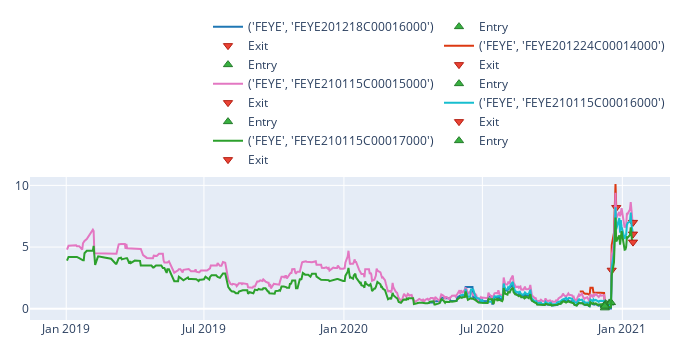

The notebook cell this image was saved under:
### Code cell
symbol = 'FEYE'
contract_symbols = [c for c in df_tmp.columns if symbol in c]
contract_symbol = contract_symbols[0]
fig = df_tmp[contract_symbol].dropna().vbt.plot(trace_kwargs=dict(name=f'{contract_symbol}'))
fig = entry_df.loc[df_tmp[contract_symbol].dropna().index,contract_symbol].vbt.signals.plot_as_entry_markers(df_tmp[contract_symbol].dropna(), fig=fig)
fig = exit_df.loc[df_tmp[contract_symbol].dropna().index,contract_symbol].vbt.signals.plot_as_exit_markers(df_tmp[contract_symbol].dropna(), fig=fig)

for contract_symbol in contract_symbols[1:]:
    fig = df_tmp[contract_symbol].dropna().vbt.plot(trace_kwargs=dict(name=f'{contract_symbol}'), fig=fig)
    fig = entry_df.loc[df_tmp[contract_symbol].dropna().index,contract_symbol].vbt.signals.plot_as_entry_markers(df_tmp[contract_symbol].dropna(), fig=fig)
    fig = exit_df.loc[df_tmp[contract_symbol].dropna().index,contract_symbol].vbt.signals.plot_as_exit_markers(df_tmp[contract_symbol].dropna(), fig=fig)

fig.show()

### Figure 1 — Plotly figure (JSON) as saved in the notebook; plotly's stock layout.template omitted (floating-point values rounded to 4 significant figures; data arrays with more than 128 entries replaced by an {"elided": "..."} marker saying what was removed)
{"data": [{"name": "('FEYE', 'FEYE201218C00016000')", "showlegend": true, "type": "scatter", "uid": "d2488220-f6e4-4eb8-af88-12fd0ed4126d", "x": {"elided": "169 str values"}, "y": {"elided": "169 float values"}}, {"marker": {"color": "#37B13F", "line": {"color": "rgb(38,123,44)", "width": 1}, "size": 8, "symbol": "triangle-up"}, "mode": "markers", "name": "Entry", "showlegend": true, "type": "scatter", "uid": "d225e9e2-293a-47d8-ac3e-98263f777e87", "x": {"elided": "169 str values"}, "y": {"elided": "169 float values"}}, {"marker": {"color": "#EA4335", "line": {"color": "rgb(181,31,18)", "width": 1}, "size": 8, "symbol": "triangle-down"}, "mode": "markers", "name": "Exit", "showlegend": true, "type": "scatter", "uid": "8102aaf2-8ad5-447c-8a19-9b6ceaaf9514", "x": {"elided": "169 str values"}, "y": {"elided": "169 float values"}}, {"name": "('FEYE', 'FEYE201224C00014000')", "showlegend": true, "type": "scatter", "uid": "1165f496-9a4c-4eb8-b1cd-cffe27c3f957", "x": ["2020-11-06T00:00:00", "2020-11-09T00:00:00", "2020-11-10T00:00:00", "2020-11-11T00:00:00", "2020-11-12T00:00:00", "2020-11-13T00:00:00", "2020-11-16T00:00:00", "2020-11-17T00:00:00", "2020-11-18T00:00:00", "2020-11-19T00:00:00", "2020-11-20T00:00:00", "2020-11-23T00:00:00", "2020-11-24T00:00:00", "2020-11-25T00:00:00", "2020-11-27T00:00:00", "2020-11-30T00:00:00", "2020-12-01T00:00:00", "2020-12-02T00:00:00", "2020-12-03T00:00:00", "2020-12-04T00:00:00", "2020-12-07T00:00:00", "2020-12-08T00:00:00", "2020-12-09T00:00:00", "2020-12-10T00:00:00", "2020-12-11T00:00:00", "2020-12-14T00:00:00", "2020-12-15T00:00:00", "2020-12-16T00:00:00", "2020-12-17T00:00:00", "2020-12-18T00:00:00", "2020-12-21T00:00:00", "2020-12-22T00:00:00", "2020-12-23T00:00:00", "2020-12-24T00:00:00"], "y": [1.4, 1.4, 1.4, 1.29, 1.22, 1.22, 1.22, 1.15, 1.15, 1.15, 1.7, 1.7, 1.31, 1.31, 1.31, 1.31, 1.28, 1.28, 1.28, 1.28, 1.28, 1.28, 0.42, 0.4, 0.45, 0.32, 0.47, 0.68, 0.54, 5.15, 6.15, 8.4, 10.1, 8.2]}, {"marker": {"color": "#37B13F", "line": {"color": "rgb(38,123,44)", "width": 1}, "size": 8, "symbol": "triangle-up"}, "mode": "markers", "name": "Entry", "showlegend": true, "type": "scatter", "uid": "8630fc46-63c9-40b0-94ea-cc14b08c6111", "x": ["2020-11-06T00:00:00", "2020-11-09T00:00:00", "2020-11-10T00:00:00", "2020-11-11T00:00:00", "2020-11-12T00:00:00", "2020-11-13T00:00:00", "2020-11-16T00:00:00", "2020-11-17T00:00:00", "2020-11-18T00:00:00", "2020-11-19T00:00:00", "2020-11-20T00:00:00", "2020-11-23T00:00:00", "2020-11-24T00:00:00", "2020-11-25T00:00:00", "2020-11-27T00:00:00", "2020-11-30T00:00:00", "2020-12-01T00:00:00", "2020-12-02T00:00:00", "2020-12-03T00:00:00", "2020-12-04T00:00:00", "2020-12-07T00:00:00", "2020-12-08T00:00:00", "2020-12-09T00:00:00", "2020-12-10T00:00:00", "2020-12-11T00:00:00", "2020-12-14T00:00:00", "2020-12-15T00:00:00", "2020-12-16T00:00:00", "2020-12-17T00:00:00", "2020-12-18T00:00:00", "2020-12-21T00:00:00", "2020-12-22T00:00:00", "2020-12-23T00:00:00", "2020-12-24T00:00:00"], "y": [null, null, null, null, null, null, null, null, null, null, null, null, null, null, null, null, null, null, null, null, null, null, null, null, null, null, 0.47, null, null, null, null, null, null, null]}, {"marker": {"color": "#EA4335", "line": {"color": "rgb(181,31,18)", "width": 1}, "size": 8, "symbol": "triangle-down"}, "mode": "markers", "name": "Exit", "showlegend": true, "type": "scatter", "uid": "398dd2c4-6e7f-43de-aca7-e40d6ea6f85e", "x": ["2020-11-06T00:00:00", "2020-11-09T00:00:00", "2020-11-10T00:00:00", "2020-11-11T00:00:00", "2020-11-12T00:00:00", "2020-11-13T00:00:00", "2020-11-16T00:00:00", "2020-11-17T00:00:00", "2020-11-18T00:00:00", "2020-11-19T00:00:00", "2020-11-20T00:00:00", "2020-11-23T00:00:00", "2020-11-24T00:00:00", "2020-11-25T00:00:00", "2020-11-27T00:00:00", "2020-11-30T00:00:00", "2020-12-01T00:00:00", "2020-12-02T00:00:00", "2020-12-03T00:00:00", "2020-12-04T00:00:00", "2020-12-07T00:00:00", "2020-12-08T00:00:00", "2020-12-09T00:00:00", "2020-12-10T00:00:00", "2020-12-11T00:00:00", "2020-12-14T00:00:00", "2020-12-15T00:00:00", "2020-12-16T00:00:00", "2020-12-17T00:00:00", "2020-12-18T00:00:00", "2020-12-21T00:00:00", "2020-12-22T00:00:00", "2020-12-23T00:00:00", "2020-12-24T00:00:00"], "y": [null, null, null, null, null, null, null, null, null, null, null, null, null, null, null, null, null, null, null, null, null, null, null, null, null, null, null, null, null, null, null, null, null, 8.2]}, {"name": "('FEYE', 'FEYE210115C00015000')", "showlegend": true, "type": "scatter", "uid": "94ae115a-a4ce-4c72-a675-b2b43f02354c", "x": {"elided": "436 str values"}, "y": {"elided": "436 float values"}}, {"marker": {"color": "#37B13F", "line": {"color": "rgb(38,123,44)", "width": 1}, "size": 8, "symbol": "triangle-up"}, "mode": "markers", "name": "Entry", "showlegend": true, "type": "scatter", "uid": "f1b60c85-0f2f-45b6-9fc3-89a02a53575c", "x": {"elided": "436 str values"}, "y": {"elided": "436 float values"}}, {"marker": {"color": "#EA4335", "line": {"color": "rgb(181,31,18)", "width": 1}, "size": 8, "symbol": "triangle-down"}, "mode": "markers", "name": "Exit", "showlegend": true, "type": "scatter", "uid": "adcf326e-2001-451b-b7e4-2333697213c9", "x": {"elided": "436 str values"}, "y": {"elided": "436 int values"}}, {"name": "('FEYE', 'FEYE210115C00016000')", "showlegend": true, "type": "scatter", "uid": "70406e2b-30f1-409c-9652-c894ea4bc774", "x": {"elided": "159 str values"}, "y": {"elided": "159 float values"}}, {"marker": {"color": "#37B13F", "line": {"color": "rgb(38,123,44)", "width": 1}, "size": 8, "symbol": "triangle-up"}, "mode": "markers", "name": "Entry", "showlegend": true, "type": "scatter", "uid": "17f1ae9c-916e-4667-9b36-ca2eb1c62bdf", "x": {"elided": "159 str values"}, "y": {"elided": "159 float values"}}, {"marker": {"color": "#EA4335", "line": {"color": "rgb(181,31,18)", "width": 1}, "size": 8, "symbol": "triangle-down"}, "mode": "markers", "name": "Exit", "showlegend": true, "type": "scatter", "uid": "f58212ff-debd-4278-9409-d5f53c08f192", "x": {"elided": "159 str values"}, "y": {"elided": "159 float values"}}, {"name": "('FEYE', 'FEYE210115C00017000')", "showlegend": true, "type": "scatter", "uid": "7c0f5faa-9bac-4e9c-9525-a9bc280b2567", "x": {"elided": "436 str values"}, "y": {"elided": "436 float values"}}, {"marker": {"color": "#37B13F", "line": {"color": "rgb(38,123,44)", "width": 1}, "size": 8, "symbol": "triangle-up"}, "mode": "markers", "name": "Entry", "showlegend": true, "type": "scatter", "uid": "274af83a-21ce-46a4-adf6-62b2344b1b1e", "x": {"elided": "436 str values"}, "y": {"elided": "436 float values"}}, {"marker": {"color": "#EA4335", "line": {"color": "rgb(181,31,18)", "width": 1}, "size": 8, "symbol": "triangle-down"}, "mode": "markers", "name": "Exit", "showlegend": true, "type": "scatter", "uid": "fc76e1b8-b105-4c2d-9ea5-5f7044b5fd16", "x": {"elided": "436 str values"}, "y": {"elided": "436 float values"}}], "layout": {"height": 350, "legend": {"orientation": "h", "traceorder": "normal", "x": 1, "xanchor": "right", "y": 1.02, "yanchor": "bottom"}, "margin": {"b": 30, "l": 30, "r": 30, "t": 30}, "width": 700}}
